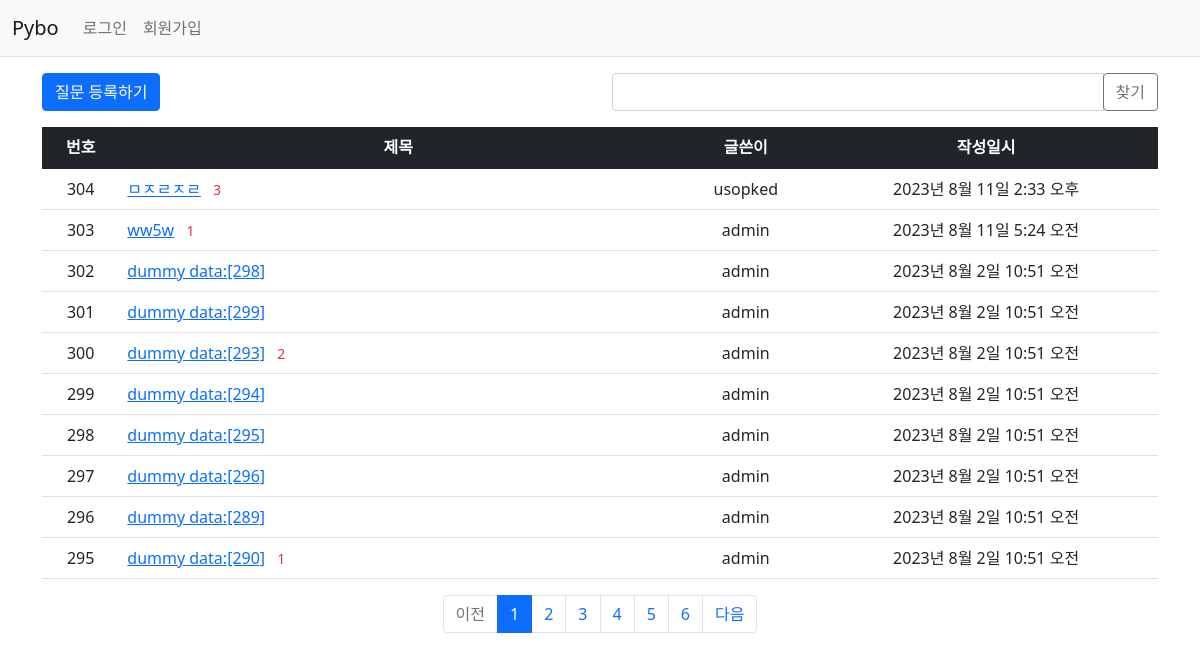
Page /pybo/ on the earlier database version.
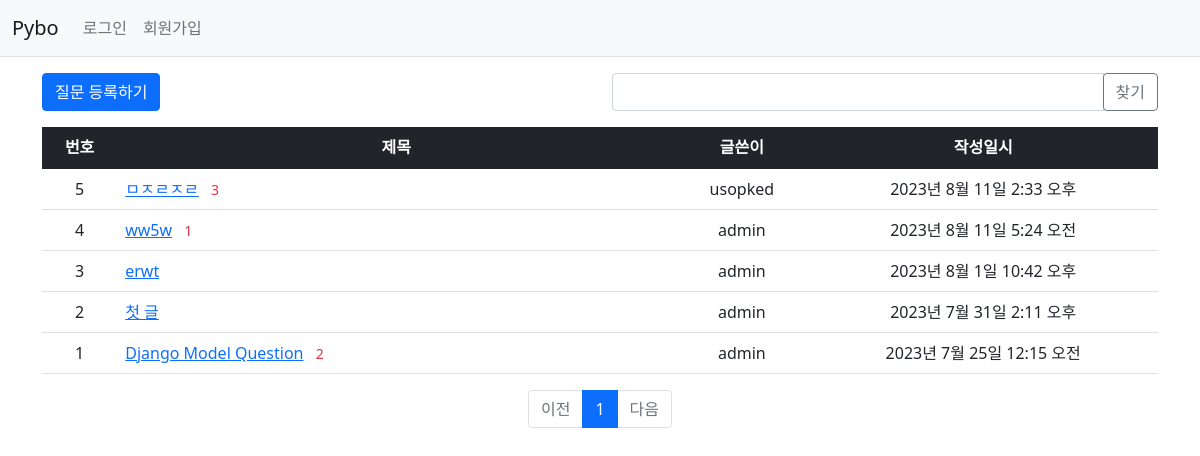
Same page on the later database version.
### pybo/models.py (models this page shows, shortened)
class Question(models.Model):
    author = models.ForeignKey(User, on_delete=models.CASCADE, related_name='author_question')
    subject = models.CharField(max_length=200)
    content = models.TextField()
    create_date = models.DateTimeField()
    modify_date = models.DateTimeField(null=True, blank=True)
    voter = models.ManyToManyField(User, related_name='voter_question')  # 추천인 추가

### pybo/views/base_views.py (the view, shortened to what this page needs)
# urls.py: path('', base_views.index, name='index'), # '/'에 해당되는 path
def index(request):
    page = request.GET.get('page', '1') #페이지
    kw = request.GET.get('kw', '')  # 검색어
    question_list = Question.objects.order_by('-create_date')
    paginator = Paginator(question_list, 10)  # 페이지당 10개씩 보여주기
    page_obj = paginator.get_page(page)
    context = {'question_list': page_obj, 'page': page, 'kw': kw}
    return render(request, 'pybo/question_list.html', context)

### pybo/templatetags/pybo_filter.py (called while the page is built)
@register.filter
def sub(value, arg):
    return value - arg

### templates/pybo/question_list.html (shortened to what this page needs)
{% extends 'base.html' %}
{% load pybo_filter %}
{% block content %}
<div class="container my-3">
    <div class="row my-3">
        <div class="col-6">
            <a href="{% url 'pybo:question_create' %}" class="btn btn-primary">질문 등록하기</a>
        </div>
        <div class="col-6">
            <div class="input-group">
                <input type="text" id="search_kw" class="form-control" value="{{ kw|default_if_none:'' }}">
                <div class="input-group-append">
                    <button class="btn btn-outline-secondary" type="button" id="btn_search">찾기</button>
                </div>
            </div>
        </div>
    </div>
    <table class="table">
        <thead>
        <tr class="text-center table-dark">
            <th>번호</th>
            <th style="width:50%">제목</th>
            <th>글쓴이</th>
            <th>작성일시</th>
        </tr>
        </thead>
        <tbody>
        {% if question_list %}
        {% for question in question_list %}
        <tr class="text-center">
            <td>
                {{ question_list.paginator.count|sub:question_list.start_index|sub:forloop.counter0|add:1 }}
            </td>
            <td class="text-start">
                <a href="{% url 'pybo:detail' question.id %}">{{ question.subject }}</a>
                {% if question.answer_set.count > 0 %}
                <span class="text-danger small mx-2">{{ question.answer_set.count }}</span>
                {% endif %}
            </td>
            <td>{{ question.author.username }}</td>
            <td>{{ question.create_date }}</td>
        </tr>
        {% endfor %}
        {% else %}
        <tr>
            <td colspan="4">질문이 없습니다.</td>
        </tr>
        {% endif %}
        </tbody>
    </table>
    <ul class="pagination justify-content-center">
        {% if question_list.has_previous %}
        <li class="page-item">
            <a class="page-link" data-page="{{ question_list.previous_page_number }}" href="javascript:void(0)">이전</a>
        </li>
        {% else %}
        <li class="page-item disabled">
            <a class="page-link" tabindex="-1" aria-disabled="true" href="#">이전</a>
        </li>
        {% endif %}
        {% for page_number in question_list.paginator.page_range %}
        {% if page_number >= question_list.number|add:-5 and page_number <= question_list.number|add:5 %}
        {% if page_number == question_list.number %}
        <li class="page-item active" aria-current="page">
            <a class="page-link" data-page="{{ page_number }}" href="javascript:void(0)">{{ page_number }}</a>
        </li>
        {% else %}
        <li class="page-item">
            <a class="page-link" data-page="{{ page_number }}" href="javascript:void(0)">{{ page_number }}</a>
        </li>
        {% endif %}
        {% endif %}
        {% endfor %}
        {% if question_list.has_next %}
        <li class="page-item">
            <a class="page-link" data-page="{{ question_list.next_page_number }}" href="javascript:void(0)">다음</a>
        </li>
        {% else %}
        <li class="page-item disabled">
            <a class="page-link" tabindex="-1" aria-disabled="true" href="#">다음</a>
        </li>
        {% endif %}
    </ul>
</div>
{% endblock %}

### templates/base.html (shortened to what this page needs)
{% load static %}
<!doctype html>
<html lang="ko">
<head>
    <link rel="stylesheet" type="text/css" href="{% static 'bootstrap.min.css' %}">
    <link rel="stylesheet" type="text/css" href="{% static 'style.css' %}">
</head>
<body>
{% include "navbar.html" %}
{% block content %}
{% endblock %}
</body>
</html>

### templates/navbar.html (shortened to what this page needs)
<nav class="navbar navbar-expand-lg navbar-light bg-light border-bottom">
    <div class="container-fluid">
        <a class="navbar-brand" href="{% url 'pybo:index' %}">Pybo</a>
        <div class="collapse navbar-collapse" id="navbarSupportedContent">
            <ul class="navbar-nav me-auto mb-2 mb-lg-0">
                <li class="nav-item">
                    {% if user.is_authenticated %}
                    <a class="nav-link" href="{% url 'common:logout' %}">{{ user.username }} (로그아웃)</a>
                    {% else %}
                    <a class="nav-link" href="{% url 'common:login' %}">로그인</a>
                    {% endif %}
                </li>
                <li>
                    {% if not user.is_authenticated %}
                    <a class="nav-link" href="{% url 'common:signup' %}">회원가입</a>
                    {% endif %}
                </li>
            </ul>
        </div>
    </div>
</nav>

Differences in the rows shown:
removed Question: paginator.count|sub "302", subject "dummy data:[298]", author.username "admin", create_date "2023년 8월 2일 10:51 오전"
removed Question: paginator.count|sub "301", subject "dummy data:[299]", author.username "admin", create_date "2023년 8월 2일 10:51 오전"
removed Question: paginator.count|sub "300", subject "dummy data:[293]", answer_set.count "2", author.username "admin", create_date "2023년 8월 2일 10:51 오전"
removed Question: paginator.count|sub "299", subject "dummy data:[294]", author.username "admin", create_date "2023년 8월 2일 10:51 오전"
removed Question: paginator.count|sub "298", subject "dummy data:[295]", author.username "admin", create_date "2023년 8월 2일 10:51 오전"
removed Question: paginator.count|sub "297", subject "dummy data:[296]", author.username "admin", create_date "2023년 8월 2일 10:51 오전"
removed Question: paginator.count|sub "296", subject "dummy data:[289]", author.username "admin", create_date "2023년 8월 2일 10:51 오전"
removed Question: paginator.count|sub "295", subject "dummy data:[290]", answer_set.count "1", author.username "admin", create_date "2023년 8월 2일 10:51 오전"
computed for Question "ㅁㅈㄹㅈㄹ": paginator.count|sub "304" → "5"
computed for Question "ww5w": paginator.count|sub "303" → "4"
now on this page (row unchanged): Question: paginator.count|sub "3", subject "erwt", author.username "admin", create_date "2023년 8월 1일 10:42 오후"
now on this page (row unchanged): Question: paginator.count|sub "2", subject "첫 글", author.username "admin", create_date "2023년 7월 31일 2:11 오후"
now on this page (row unchanged): Question: paginator.count|sub "1", subject "Django Model Question", answer_set.count "2", author.username "admin", create_date "2023년 7월 25일 12:15 오전"
Other differences:
list line gone: "2"
list line gone: "3"
list line gone: "4"
list line gone: "5"
list line gone: "6"
